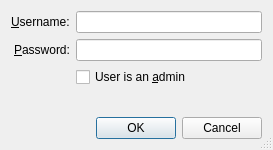
<?xml version="1.0" encoding="UTF-8"?>
<ui version="4.0">
 <class>EditUserAccountWindow</class>
 <widget class="QDialog" name="EditUserAccountWindow">
  <property name="geometry">
   <rect>
    <x>0</x>
    <y>0</y>
    <width>273</width>
    <height>150</height>
   </rect>
  </property>
  <property name="windowTitle">
   <string>Edit User Account</string>
  </property>
  <property name="windowIcon">
   <iconset resource="repatriator.qrc">
    <normaloff>:/general/resource/bug.ico</normaloff>:/general/resource/bug.ico</iconset>
  </property>
  <property name="sizeGripEnabled">
   <bool>true</bool>
  </property>
  <layout class="QVBoxLayout" name="verticalLayout">
   <item>
    <layout class="QFormLayout" name="formLayout">
     <property name="labelAlignment">
      <set>Qt::AlignRight|Qt::AlignTrailing|Qt::AlignVCenter</set>
     </property>
     <item row="0" column="0">
      <widget class="QLabel" name="label">
       <property name="text">
        <string>&amp;Username:</string>
       </property>
       <property name="buddy">
        <cstring>usernameLineEdit</cstring>
       </property>
      </widget>
     </item>
     <item row="1" column="0">
      <widget class="QLabel" name="label_2">
       <property name="text">
        <string>&amp;Password:</string>
       </property>
       <property name="buddy">
        <cstring>passwordLineEdit</cstring>
       </property>
      </widget>
     </item>
     <item row="0" column="1">
      <widget class="QLineEdit" name="usernameLineEdit"/>
     </item>
     <item row="1" column="1">
      <widget class="QLineEdit" name="passwordLineEdit">
       <property name="echoMode">
        <enum>QLineEdit::Password</enum>
       </property>
      </widget>
     </item>
     <item row="2" column="1">
      <widget class="QCheckBox" name="adminCheckBox">
       <property name="text">
        <string>User is an &amp;admin</string>
       </property>
      </widget>
     </item>
    </layout>
   </item>
   <item>
    <widget class="QDialogButtonBox" name="buttonBox">
     <property name="orientation">
      <enum>Qt::Horizontal</enum>
     </property>
     <property name="standardButtons">
      <set>QDialogButtonBox::Cancel|QDialogButtonBox::Ok</set>
     </property>
    </widget>
   </item>
  </layout>
 </widget>
 <resources>
  <include location="repatriator.qrc"/>
 </resources>
 <connections>
  <connection>
   <sender>buttonBox</sender>
   <signal>accepted()</signal>
   <receiver>EditUserAccountWindow</receiver>
   <slot>accept()</slot>
   <hints>
    <hint type="sourcelabel">
     <x>248</x>
     <y>254</y>
    </hint>
    <hint type="destinationlabel">
     <x>157</x>
     <y>274</y>
    </hint>
   </hints>
  </connection>
  <connection>
   <sender>buttonBox</sender>
   <signal>rejected()</signal>
   <receiver>EditUserAccountWindow</receiver>
   <slot>reject()</slot>
   <hints>
    <hint type="sourcelabel">
     <x>316</x>
     <y>260</y>
    </hint>
    <hint type="destinationlabel">
     <x>286</x>
     <y>274</y>
    </hint>
   </hints>
  </connection>
 </connections>
</ui>
